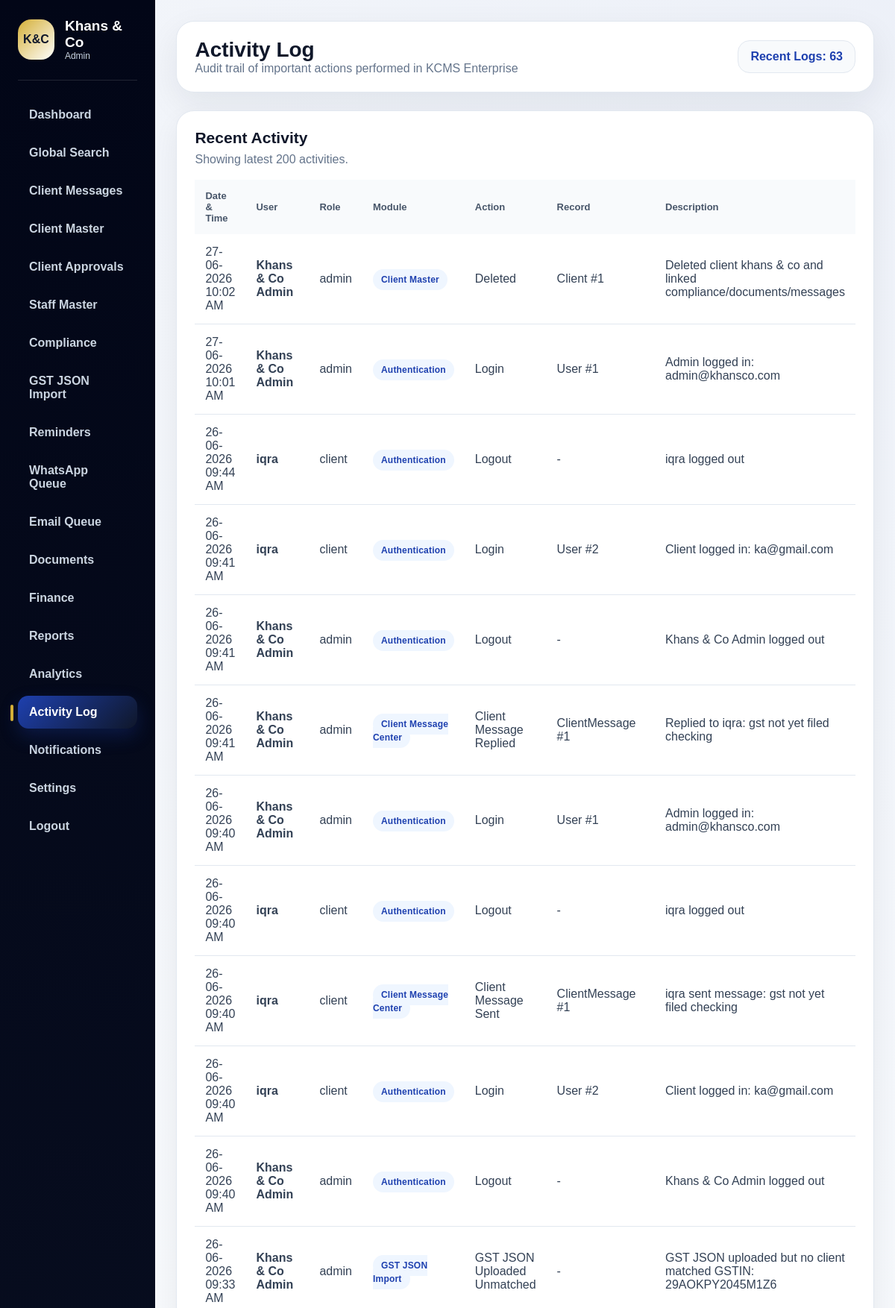
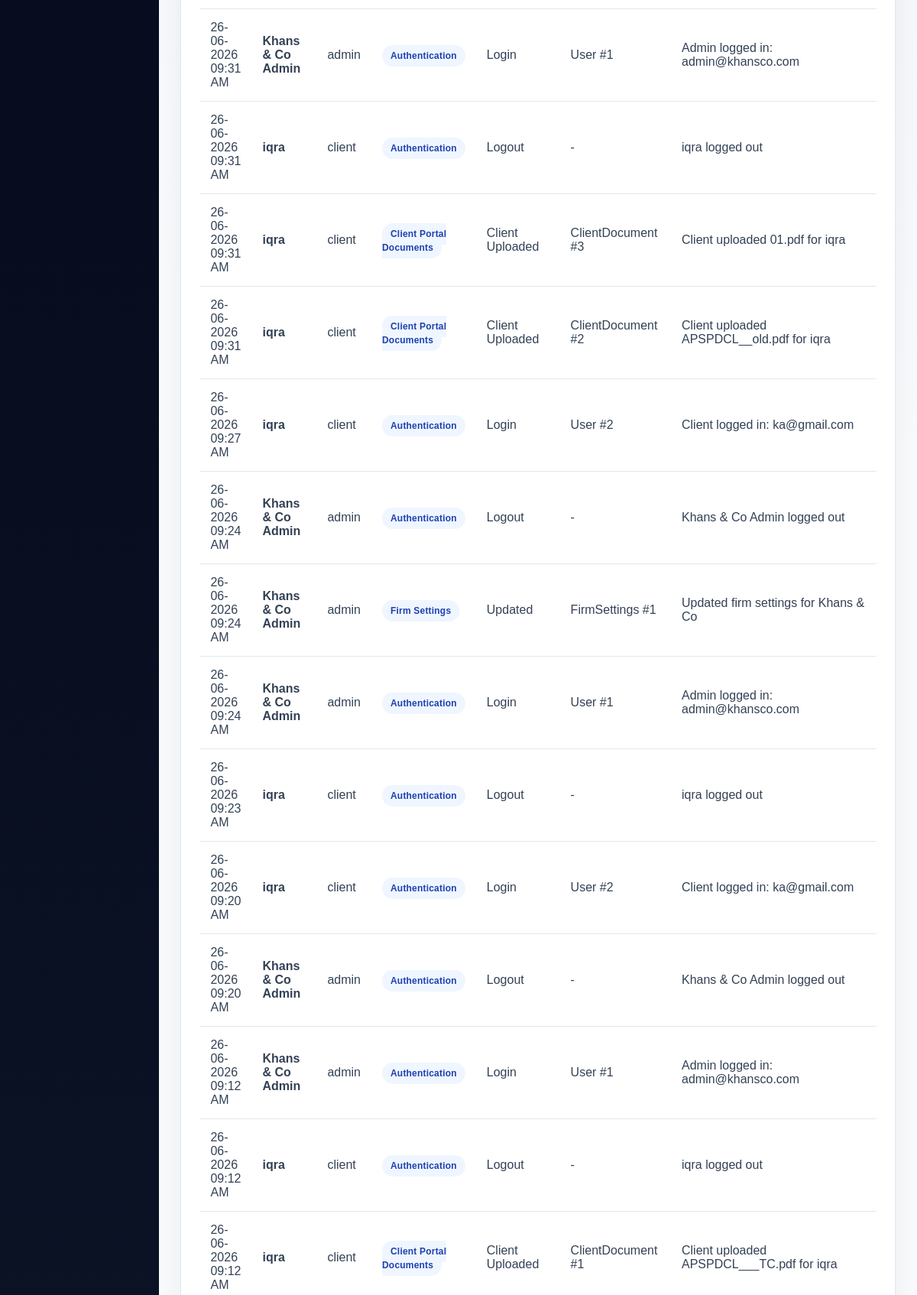
/admin/activity (signed in, upper part), run on the app's committed database (2 pictures, top to bottom).
### app/database/models.py (models this page shows)
class AuditLog(db.Model):
    __tablename__ = "audit_logs"
    id = db.Column(db.Integer, primary_key=True)
    user_id = db.Column(db.Integer, nullable=True)
    user_name = db.Column(db.String(120), nullable=True)
    user_role = db.Column(db.String(50), nullable=True)
    action = db.Column(db.String(120), nullable=False)
    module = db.Column(db.String(80), nullable=False)
    record_type = db.Column(db.String(80), nullable=True)
    record_id = db.Column(db.Integer, nullable=True)
    description = db.Column(db.Text, nullable=True)
    created_at = db.Column(db.DateTime, default=datetime.utcnow)

### app/admin/activity_routes.py (the view)
@admin_bp.route("/activity")
@require_activity_log
def activity_log():
    if not admin_required():
        return redirect(url_for("auth.login"))
    logs = AuditLog.query.order_by(AuditLog.id.desc()).limit(200).all()
    return render_template("admin/activity.html", logs=logs)

### app/__init__.py (called while the page is built)
def create_app():
    app = Flask(__name__, template_folder="templates", static_folder="static")
    app.config.from_object(Config)
    db.init_app(app)
    migrate.init_app(app, db)
    init_validation_hooks(app)
    @app.context_processor
    def inject_notification_count():
        try:
            unread_notifications_count = Notification.query.filter_by(is_read=False).count()
        except Exception:
            unread_notifications_count = 0
        return dict(unread_notifications_count=unread_notifications_count)
    from app.auth.routes import auth_bp
    from app.admin.routes import admin_bp
    from app.client.routes import client_bp
    app.register_blueprint(auth_bp)
    app.register_blueprint(admin_bp)
    app.register_blueprint(client_bp)
    return app

### app/admin/activity_routes.py (called while the page is built)
def admin_required():
    return session.get("user_role") == "admin"

### app/utils/permissions.py (called while the page is built)
def can_view_activity_log(session):
    return session.get("user_role") in [
        ROLE_SUPER_ADMIN,
        ROLE_ADMIN,
        ROLE_PARTNER
    ]

### app/utils/route_guards.py (called while the page is built)
def require_activity_log(view_func):
    @wraps(view_func)
    def wrapper(*args, **kwargs):
        if not can_view_activity_log(session):
            flash("You do not have permission to access Activity Log.", "error")
            return redirect(url_for("admin.dashboard"))
        return view_func(*args, **kwargs)
    return wrapper

### app/utils/validation_hooks.py (called while the page is built, shortened)
def init_validation_hooks(app):
    @app.before_request
    def validate_common_form_fields():
        if request.method != "POST":
            return None

### app/templates/admin/activity.html
{% extends "shared/base.html" %}
{% block body %}
<div class="app-layout">
    {% include "shared/admin_sidebar.html" %}
    <main class="main">
        <header class="topbar">
            <div>
                <h1>Activity Log</h1>
                <p>Audit trail of important actions performed in KCMS Enterprise</p>
            </div>
            <div class="profile">Recent Logs: {{ logs|length }}</div>
        </header>
        <section class="panel">
            <h3>Recent Activity</h3>
            <p>Showing latest 200 activities.</p>
            <div class="table-wrap">
                <table class="enterprise-table">
                    <thead>
                        <tr>
                            <th>Date & Time</th>
                            <th>User</th>
                            <th>Role</th>
                            <th>Module</th>
                            <th>Action</th>
                            <th>Record</th>
                            <th>Description</th>
                        </tr>
                    </thead>
                    <tbody>
                        {% for log in logs %}
                        <tr>
                            <td>{{ log.created_at.strftime("%d-%m-%Y %I:%M %p") }}</td>
                            <td><strong>{{ log.user_name or "System" }}</strong></td>
                            <td>{{ log.user_role or "-" }}</td>
                            <td><span class="badge doc-badge">{{ log.module }}</span></td>
                            <td>{{ log.action }}</td>
                            <td>
                                {% if log.record_type %}
                                    {{ log.record_type }} #{{ log.record_id or "-" }}
                                {% else %}
                                    -
                                {% endif %}
                            </td>
                            <td>{{ log.description or "-" }}</td>
                        </tr>
                        {% else %}
                        <tr>
                            <td colspan="7" class="empty">No activity logs yet.</td>
                        </tr>
                        {% endfor %}
                    </tbody>
                </table>
            </div>
        </section>
    </main>
</div>
{% endblock %}

### app/static/css/modules/base.css (style rules this page uses)
* { margin: 0; padding: 0; box-sizing: border-box; }
body { font-family: Arial, Helvetica, sans-serif; background: #f8fafc; color: #0f172a; }
:root { --kc-primary: #0f172a; --kc-blue: #1e40af; --kc-gold: #d4af37; --kc-bg: #f8fafc; --kc-card: #ffffff; --kc-border: #e2e8f0; --kc-muted: #64748b; --kc-success: #16a34a; --kc-warning: #f59e0b; --kc-danger: #dc2626; }

### app/static/css/modules/layout.css (style rules this page uses)
.app-layout { min-height: 100vh; display: flex; background: var(--kc-bg); }
.main { flex: 1; padding: 28px; }
.topbar { background: white; border: 1px solid var(--kc-border); border-radius: 24px; padding: 22px 24px; display: flex; justify-content: space-between; align-items: center; box-shadow: 0 16px 45px rgba(15,23,42,.07); margin-bottom: 24px; }
.topbar h1 { font-size: 28px; }
.topbar p { color: var(--kc-muted); }
.profile { background: #f8fafc; border: 1px solid var(--kc-border); padding: 12px 16px; border-radius: 16px; font-weight: 800; color: var(--kc-blue); }

### app/static/css/modules/dashboard.css (style rules this page uses)
.panel { background: white; border: 1px solid var(--kc-border); border-radius: 24px; padding: 24px; box-shadow: 0 14px 35px rgba(15,23,42,.06); }
.panel h3 { font-size: 21px; margin-bottom: 8px; }
.panel p { color: var(--kc-muted); margin-bottom: 18px; }

### app/static/css/modules/tables.css (style rules this page uses)
.table-wrap { overflow-x: auto; }
.enterprise-table { width: 100%; border-collapse: collapse; }
.enterprise-table th { text-align: left; background: #f8fafc; color: #475569; font-size: 13px; padding: 14px; }
.enterprise-table td { padding: 15px 14px; border-bottom: 1px solid var(--kc-border); color: #334155; }

### app/static/css/modules/components.css (style rules this page uses)
.badge { padding: 7px 11px; border-radius: 999px; font-size: 12px; font-weight: 900; text-transform: capitalize; }
.doc-badge { background: #eff6ff; color: #1e40af; }
.card, .panel, .topbar { transition: all 0.2s ease; }
.enterprise-table th { position: sticky; top: 0; z-index: 2; }
.main { background: radial-gradient(circle at top right, rgba(30,64,175,.05), transparent 30%), var(--kc-bg); }
.panel h3 { display: flex; align-items: center; gap: 8px; }
.badge { letter-spacing: .2px; }

### data on the page
AuditLog: created_at "27-06-2026 10:02 AM", user_name "Khans & Co Admin", user_role "admin", module "Client Master", action "Deleted", record_type "Client", record "1", description "Deleted client khans & co and linked compliance/documents/messages"
AuditLog: created_at "27-06-2026 10:01 AM", user_name "Khans & Co Admin", user_role "admin", module "Authentication", action "Login", record_type "User", record "1", description "Admin logged in: admin@khansco.com"
AuditLog: created_at "26-06-2026 09:44 AM", user_name "iqra", user_role "client", module "Authentication", action "Logout", description "iqra logged out"
AuditLog: created_at "26-06-2026 09:41 AM", user_name "iqra", user_role "client", module "Authentication", action "Login", record_type "User", record "2", description "Client logged in: ka@gmail.com"
AuditLog: created_at "26-06-2026 09:41 AM", user_name "Khans & Co Admin", user_role "admin", module "Authentication", action "Logout", description "Khans & Co Admin logged out"
AuditLog: created_at "26-06-2026 09:41 AM", user_name "Khans & Co Admin", user_role "admin", module "Client Message Center", action "Client Message Replied", record_type "ClientMessage", record "1", description "Replied to iqra: gst not yet filed checking"
AuditLog: created_at "26-06-2026 09:40 AM", user_name "Khans & Co Admin", user_role "admin", module "Authentication", action "Login", record_type "User", record "1", description "Admin logged in: admin@khansco.com"
AuditLog: created_at "26-06-2026 09:40 AM", user_name "iqra", user_role "client", module "Authentication", action "Logout", description "iqra logged out"
AuditLog: created_at "26-06-2026 09:40 AM", user_name "iqra", user_role "client", module "Client Message Center", action "Client Message Sent", record_type "ClientMessage", record "1", description "iqra sent message: gst not yet filed checking"
AuditLog: created_at "26-06-2026 09:40 AM", user_name "iqra", user_role "client", module "Authentication", action "Login", record_type "User", record "2", description "Client logged in: ka@gmail.com"
AuditLog: created_at "26-06-2026 09:40 AM", user_name "Khans & Co Admin", user_role "admin", module "Authentication", action "Logout", description "Khans & Co Admin logged out"
AuditLog: created_at "26-06-2026 09:33 AM", user_name "Khans & Co Admin", user_role "admin", module "GST JSON Import", action "GST JSON Uploaded Unmatched", description "GST JSON uploaded but no client matched GSTIN: 29AOKPY2045M1Z6"
AuditLog: created_at "26-06-2026 09:31 AM", user_name "Khans & Co Admin", user_role "admin", module "Authentication", action "Login", record_type "User", record "1", description "Admin logged in: admin@khansco.com"
AuditLog: created_at "26-06-2026 09:31 AM", user_name "iqra", user_role "client", module "Authentication", action "Logout", description "iqra logged out"
AuditLog: created_at "26-06-2026 09:31 AM", user_name "iqra", user_role "client", module "Client Portal Documents", action "Client Uploaded", record_type "ClientDocument", record "3", description "Client uploaded 01.pdf for iqra"
AuditLog: created_at "26-06-2026 09:31 AM", user_name "iqra", user_role "client", module "Client Portal Documents", action "Client Uploaded", record_type "ClientDocument", record "2", description "Client uploaded APSPDCL__old.pdf for iqra"
AuditLog: created_at "26-06-2026 09:27 AM", user_name "iqra", user_role "client", module "Authentication", action "Login", record_type "User", record "2", description "Client logged in: ka@gmail.com"
AuditLog: created_at "26-06-2026 09:24 AM", user_name "Khans & Co Admin", user_role "admin", module "Authentication", action "Logout", description "Khans & Co Admin logged out"
AuditLog: created_at "26-06-2026 09:24 AM", user_name "Khans & Co Admin", user_role "admin", module "Firm Settings", action "Updated", record_type "FirmSettings", record "1", description "Updated firm settings for Khans & Co"
AuditLog: created_at "26-06-2026 09:24 AM", user_name "Khans & Co Admin", user_role "admin", module "Authentication", action "Login", record_type "User", record "1", description "Admin logged in: admin@khansco.com"
AuditLog: created_at "26-06-2026 09:23 AM", user_name "iqra", user_role "client", module "Authentication", action "Logout", description "iqra logged out"
AuditLog: created_at "26-06-2026 09:20 AM", user_name "iqra", user_role "client", module "Authentication", action "Login", record_type "User", record "2", description "Client logged in: ka@gmail.com"
AuditLog: created_at "26-06-2026 09:20 AM", user_name "Khans & Co Admin", user_role "admin", module "Authentication", action "Logout", description "Khans & Co Admin logged out"
AuditLog: created_at "26-06-2026 09:12 AM", user_name "Khans & Co Admin", user_role "admin", module "Authentication", action "Login", record_type "User", record "1", description "Admin logged in: admin@khansco.com"
AuditLog: created_at "26-06-2026 09:12 AM", user_name "iqra", user_role "client", module "Authentication", action "Logout", description "iqra logged out"
AuditLog: created_at "26-06-2026 09:12 AM", user_name "iqra", user_role "client", module "Client Portal Documents", action "Client Uploaded", record_type "ClientDocument", record "1", description "Client uploaded APSPDCL___TC.pdf for iqra"

### other printed values
{{ session.get("user_role", "Admin")|replace("_", " ")|title }} "Admin"
{{ logs|length }} "63"
